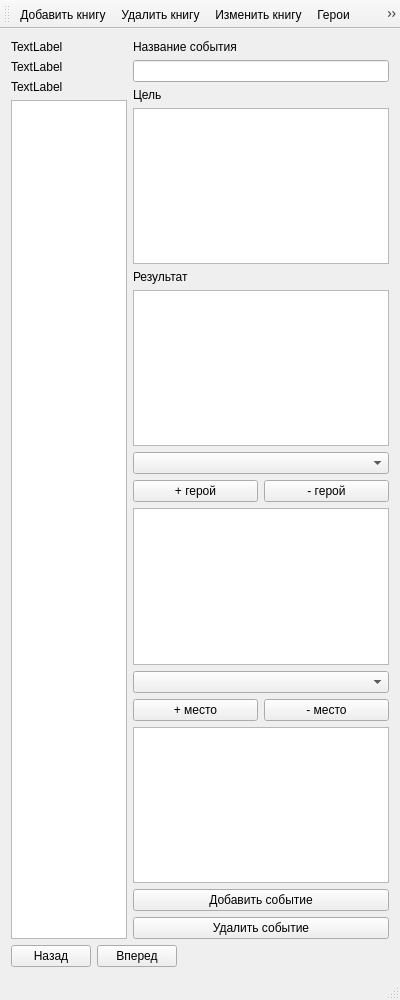
<?xml version="1.0" encoding="UTF-8"?>
<ui version="4.0">
 <class>MainWindow</class>
 <widget class="QMainWindow" name="MainWindow">
  <property name="windowModality">
   <enum>Qt::NonModal</enum>
  </property>
  <property name="geometry">
   <rect>
    <x>0</x>
    <y>0</y>
    <width>400</width>
    <height>1000</height>
   </rect>
  </property>
  <property name="sizePolicy">
   <sizepolicy hsizetype="Preferred" vsizetype="Preferred">
    <horstretch>0</horstretch>
    <verstretch>0</verstretch>
   </sizepolicy>
  </property>
  <property name="windowTitle">
   <string>MainWindow</string>
  </property>
  <widget class="QWidget" name="centralWidget">
   <layout class="QGridLayout" name="gridLayout">
    <item row="0" column="0">
     <layout class="QVBoxLayout" name="verticalLayout_2">
      <item>
       <widget class="QLabel" name="bookname">
        <property name="text">
         <string>TextLabel</string>
        </property>
       </widget>
      </item>
      <item>
       <widget class="QLabel" name="number">
        <property name="text">
         <string>TextLabel</string>
        </property>
       </widget>
      </item>
      <item>
       <widget class="QLabel" name="year">
        <property name="text">
         <string>TextLabel</string>
        </property>
       </widget>
      </item>
      <item>
       <widget class="QTableView" name="tableView">
        <property name="cursor" stdset="0">
         <cursorShape>IBeamCursor</cursorShape>
        </property>
        <property name="gridStyle">
         <enum>Qt::DashDotLine</enum>
        </property>
        <property name="cornerButtonEnabled">
         <bool>false</bool>
        </property>
       </widget>
      </item>
     </layout>
    </item>
    <item row="1" column="0" colspan="2">
     <layout class="QHBoxLayout" name="horizontalLayout_5">
      <item>
       <widget class="QPushButton" name="back">
        <property name="text">
         <string>Назад</string>
        </property>
       </widget>
      </item>
      <item>
       <widget class="QPushButton" name="forward">
        <property name="text">
         <string>Вперед</string>
        </property>
       </widget>
      </item>
      <item>
       <spacer name="horizontalSpacer">
        <property name="orientation">
         <enum>Qt::Horizontal</enum>
        </property>
        <property name="sizeHint" stdset="0">
         <size>
          <width>40</width>
          <height>20</height>
         </size>
        </property>
       </spacer>
      </item>
     </layout>
    </item>
    <item row="0" column="1">
     <layout class="QVBoxLayout" name="verticalLayout">
      <item>
       <widget class="QLabel" name="label_3">
        <property name="text">
         <string>Название события</string>
        </property>
       </widget>
      </item>
      <item>
       <widget class="QLineEdit" name="lineEdit">
        <property name="sizePolicy">
         <sizepolicy hsizetype="Preferred" vsizetype="Fixed">
          <horstretch>0</horstretch>
          <verstretch>0</verstretch>
         </sizepolicy>
        </property>
       </widget>
      </item>
      <item>
       <widget class="QLabel" name="label_4">
        <property name="text">
         <string>Цель</string>
        </property>
       </widget>
      </item>
      <item>
       <widget class="QTextEdit" name="textEdit">
        <property name="sizePolicy">
         <sizepolicy hsizetype="Fixed" vsizetype="Expanding">
          <horstretch>0</horstretch>
          <verstretch>0</verstretch>
         </sizepolicy>
        </property>
        <property name="cursor" stdset="0">
         <cursorShape>IBeamCursor</cursorShape>
        </property>
       </widget>
      </item>
      <item>
       <widget class="QLabel" name="label_5">
        <property name="text">
         <string>Результат</string>
        </property>
       </widget>
      </item>
      <item>
       <widget class="QTextEdit" name="textEdit_2">
        <property name="sizePolicy">
         <sizepolicy hsizetype="Fixed" vsizetype="Expanding">
          <horstretch>0</horstretch>
          <verstretch>0</verstretch>
         </sizepolicy>
        </property>
       </widget>
      </item>
      <item>
       <widget class="QComboBox" name="comboBox"/>
      </item>
      <item>
       <layout class="QHBoxLayout" name="horizontalLayout">
        <item>
         <widget class="QPushButton" name="pushButton_2">
          <property name="text">
           <string>+ герой</string>
          </property>
         </widget>
        </item>
        <item>
         <widget class="QPushButton" name="pushButton">
          <property name="text">
           <string>- герой</string>
          </property>
         </widget>
        </item>
       </layout>
      </item>
      <item>
       <widget class="QTextEdit" name="textEdit_3">
        <property name="sizePolicy">
         <sizepolicy hsizetype="Fixed" vsizetype="Expanding">
          <horstretch>0</horstretch>
          <verstretch>0</verstretch>
         </sizepolicy>
        </property>
       </widget>
      </item>
      <item>
       <widget class="QComboBox" name="comboBox_2"/>
      </item>
      <item>
       <layout class="QHBoxLayout" name="horizontalLayout_2">
        <item>
         <widget class="QPushButton" name="pushButton_3">
          <property name="text">
           <string>+ место</string>
          </property>
         </widget>
        </item>
        <item>
         <widget class="QPushButton" name="pushButton_4">
          <property name="text">
           <string>- место</string>
          </property>
         </widget>
        </item>
       </layout>
      </item>
      <item>
       <widget class="QTextEdit" name="textEdit_4">
        <property name="sizePolicy">
         <sizepolicy hsizetype="Fixed" vsizetype="Expanding">
          <horstretch>0</horstretch>
          <verstretch>0</verstretch>
         </sizepolicy>
        </property>
       </widget>
      </item>
      <item>
       <widget class="QPushButton" name="pushButton_7">
        <property name="text">
         <string>Добавить событие</string>
        </property>
       </widget>
      </item>
      <item>
       <widget class="QPushButton" name="pushButton_6">
        <property name="text">
         <string>Удалить событие</string>
        </property>
       </widget>
      </item>
     </layout>
    </item>
   </layout>
  </widget>
  <widget class="QMenuBar" name="menuBar">
   <property name="geometry">
    <rect>
     <x>0</x>
     <y>0</y>
     <width>400</width>
     <height>20</height>
    </rect>
   </property>
  </widget>
  <widget class="QStatusBar" name="statusBar"/>
  <widget class="QToolBar" name="mainToolBar">
   <attribute name="toolBarArea">
    <enum>TopToolBarArea</enum>
   </attribute>
   <attribute name="toolBarBreak">
    <bool>false</bool>
   </attribute>
   <addaction name="actionAddBook"/>
   <addaction name="actionDeleteBook"/>
   <addaction name="actionEditBook"/>
   <addaction name="action"/>
   <addaction name="action_2"/>
  </widget>
  <action name="action">
   <property name="text">
    <string>Герои</string>
   </property>
  </action>
  <action name="action_2">
   <property name="text">
    <string>Места</string>
   </property>
  </action>
  <action name="actionAddBook">
   <property name="text">
    <string>Добавить книгу</string>
   </property>
  </action>
  <action name="actionDeleteBook">
   <property name="text">
    <string>Удалить книгу</string>
   </property>
  </action>
  <action name="actionEditBook">
   <property name="text">
    <string>Изменить книгу</string>
   </property>
  </action>
 </widget>
 <layoutdefault spacing="6" margin="11"/>
 <resources/>
 <connections/>
</ui>
